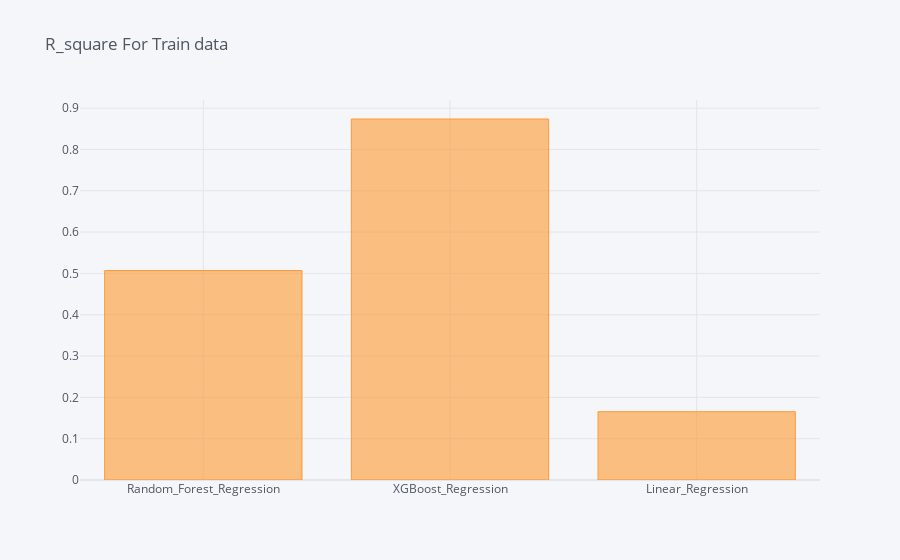

The notebook cell this image was saved under:
### Code cell
score = make_scorer(r2_score)


a = score(random_grid_2, X_train, y_train)
b = score(XGB_grid_2, X_train, y_train)
c = score(model_made_1, X_train, y_train)
pd.DataFrame([a,b,c],index = ['Random_Forest_Regression','XGBoost_Regression','Linear_Regression'],columns=['R_square']).iplot(kind ='bar',title = 'R_square For Train data')

### Figure 1 — Plotly figure (JSON) as saved in the notebook; plotly's stock layout.template omitted (floating-point values rounded to 4 significant figures)
{"data": [{"marker": {"color": "rgba(255, 153, 51, 0.6)", "line": {"color": "rgba(255, 153, 51, 1.0)", "width": 1}}, "name": "R_square", "orientation": "v", "text": "", "type": "bar", "x": ["Random_Forest_Regression", "XGBoost_Regression", "Linear_Regression"], "y": [0.5069, 0.8737, 0.1653]}], "layout": {"legend": {"bgcolor": "#F5F6F9", "font": {"color": "#4D5663"}}, "paper_bgcolor": "#F5F6F9", "plot_bgcolor": "#F5F6F9", "title": {"font": {"color": "#4D5663"}, "text": "R_square For Train data"}, "xaxis": {"gridcolor": "#E1E5ED", "showgrid": true, "tickfont": {"color": "#4D5663"}, "title": {"font": {"color": "#4D5663"}, "text": ""}, "zerolinecolor": "#E1E5ED"}, "yaxis": {"gridcolor": "#E1E5ED", "showgrid": true, "tickfont": {"color": "#4D5663"}, "title": {"font": {"color": "#4D5663"}, "text": ""}, "zerolinecolor": "#E1E5ED"}}}
